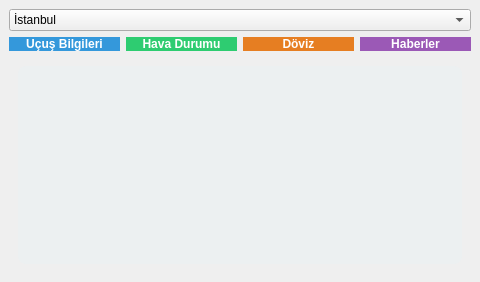
<?xml version="1.0" encoding="UTF-8"?>
<ui version="4.0">
 <class>MainWindow</class>
 <widget class="QMainWindow" name="MainWindow">
  <property name="geometry">
   <rect>
    <x>0</x>
    <y>0</y>
    <width>480</width>
    <height>282</height>
   </rect>
  </property>
  <property name="windowTitle">
   <string>RDR4 Info App</string>
  </property>
  <widget class="QWidget" name="centralwidget">
   <layout class="QVBoxLayout" name="verticalLayout">
    <item>
     <widget class="QComboBox" name="cityComboBox">
      <item>
       <property name="text">
        <string>İstanbul</string>
       </property>
      </item>
      <item>
       <property name="text">
        <string>Londra</string>
       </property>
      </item>
      <item>
       <property name="text">
        <string>New York</string>
       </property>
      </item>
      <item>
       <property name="text">
        <string>Tokyo</string>
       </property>
      </item>
     </widget>
    </item>
    <item>
     <layout class="QHBoxLayout" name="buttonLayout">
      <item>
       <widget class="QPushButton" name="btnFlightInfo">
        <property name="text">
         <string>Uçuş Bilgileri</string>
        </property>
        <property name="styleSheet">
         <string>background-color:#3498db; color:white; font-weight:bold; border-radius:8px;</string>
        </property>
       </widget>
      </item>
      <item>
       <widget class="QPushButton" name="btnWeather">
        <property name="text">
         <string>Hava Durumu</string>
        </property>
        <property name="styleSheet">
         <string>background-color:#2ecc71; color:white; font-weight:bold; border-radius:8px;</string>
        </property>
       </widget>
      </item>
      <item>
       <widget class="QPushButton" name="btnCurrency">
        <property name="text">
         <string>Döviz</string>
        </property>
        <property name="styleSheet">
         <string>background-color:#e67e22; color:white; font-weight:bold; border-radius:8px;</string>
        </property>
       </widget>
      </item>
      <item>
       <widget class="QPushButton" name="btnNews">
        <property name="text">
         <string>Haberler</string>
        </property>
        <property name="styleSheet">
         <string>background-color:#9b59b6; color:white; font-weight:bold; border-radius:8px;</string>
        </property>
       </widget>
      </item>
     </layout>
    </item>
    <item>
     <widget class="QStackedWidget" name="stackedWidget">
      <!-- Flight Info Page -->
      <widget class="QWidget" name="pageFlight">
       <layout class="QVBoxLayout" name="flightLayout">
        <item>
         <widget class="QTextEdit" name="textFlightInfo">
          <property name="readOnly">
           <bool>true</bool>
          </property>
          <property name="styleSheet">
           <string>background-color:#ecf0f1; color:#2c3e50; font-size:12pt; border-radius:8px; padding:6px;</string>
          </property>
         </widget>
        </item>
       </layout>
      </widget>
      <!-- Weather Page -->
      <widget class="QWidget" name="pageWeather">
       <layout class="QVBoxLayout" name="weatherLayout">
        <item>
         <widget class="QTextEdit" name="textWeatherInfo">
          <property name="readOnly">
           <bool>true</bool>
          </property>
          <property name="styleSheet">
           <string>background-color:#ecf0f1; color:#27ae60; font-size:12pt; border-radius:8px; padding:6px;</string>
          </property>
         </widget>
        </item>
       </layout>
      </widget>
      <!-- Currency Page -->
      <widget class="QWidget" name="pageCurrency">
       <layout class="QVBoxLayout" name="currencyLayout">
        <item>
         <widget class="QTextEdit" name="textCurrencyInfo">
          <property name="readOnly">
           <bool>true</bool>
          </property>
          <property name="styleSheet">
           <string>background-color:#ecf0f1; color:#d35400; font-size:12pt; border-radius:8px; padding:6px;</string>
          </property>
         </widget>
        </item>
       </layout>
      </widget>
      <!-- News Page -->
      <widget class="QWidget" name="pageNews">
       <layout class="QVBoxLayout" name="newsLayout">
        <item>
         <widget class="QTextEdit" name="textNewsInfo">
          <property name="readOnly">
           <bool>true</bool>
          </property>
          <property name="styleSheet">
           <string>background-color:#ecf0f1; color:#8e44ad; font-size:12pt; border-radius:8px; padding:6px;</string>
          </property>
         </widget>
        </item>
       </layout>
      </widget>
     </widget>
    </item>
   </layout>
  </widget>
 </widget>
 <resources/>
 <connections/>
</ui>
